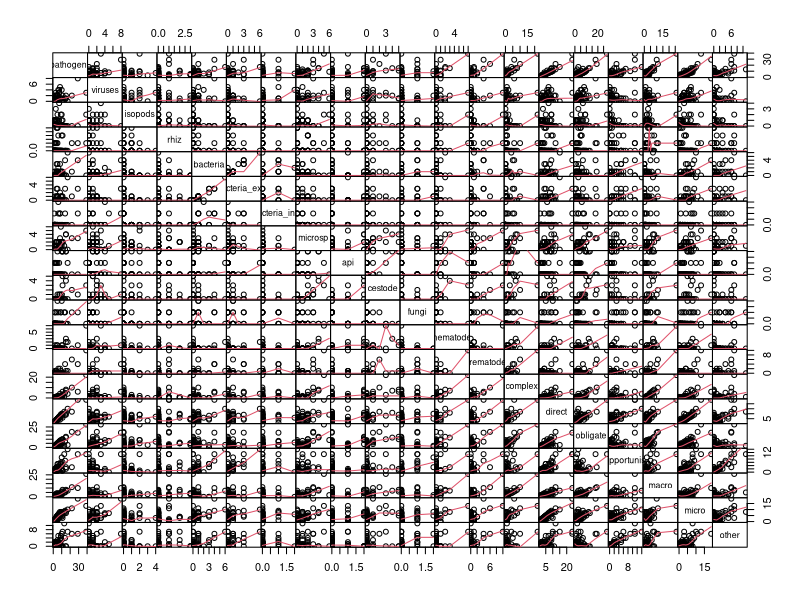
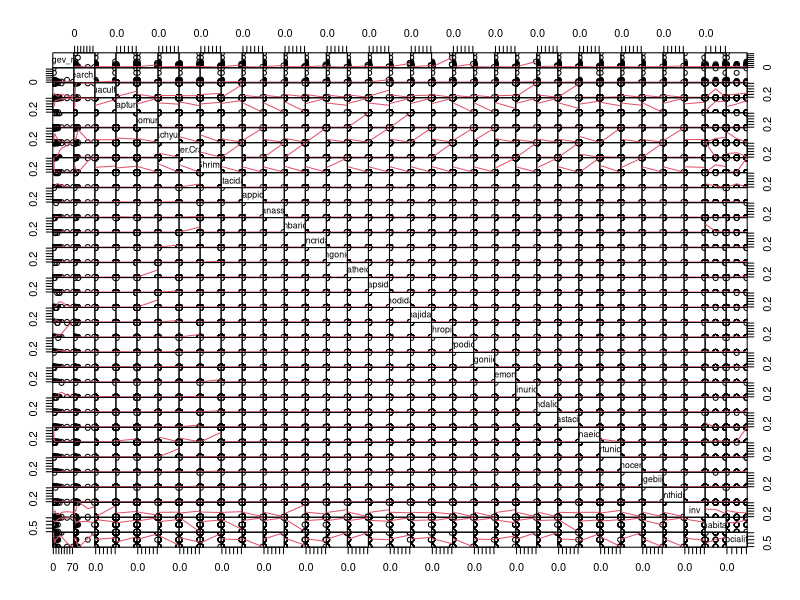
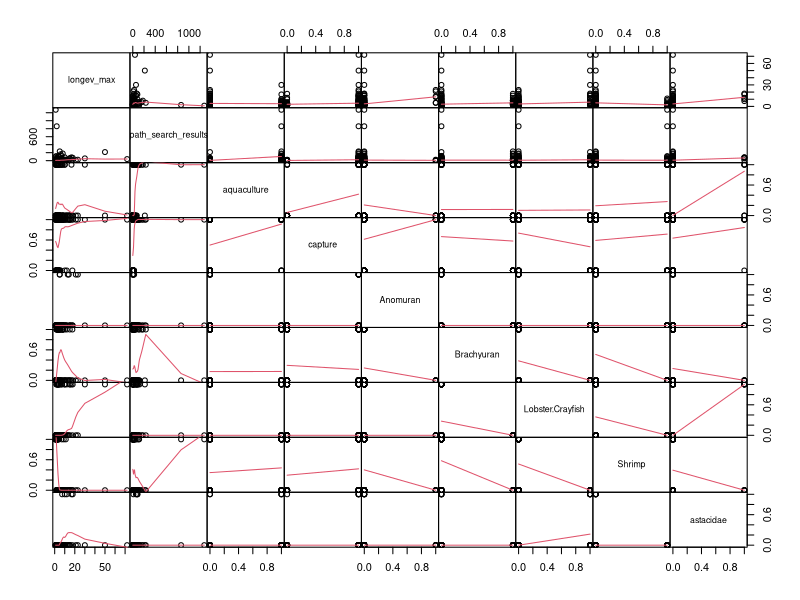
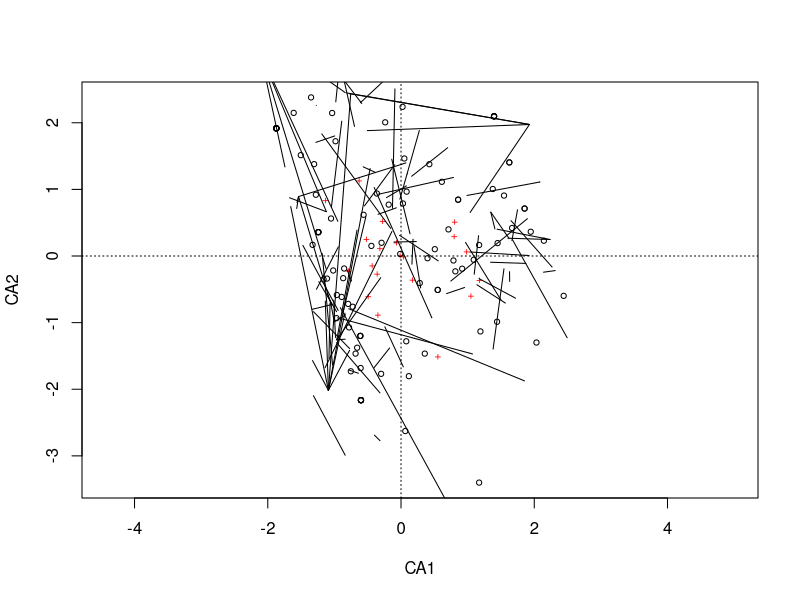
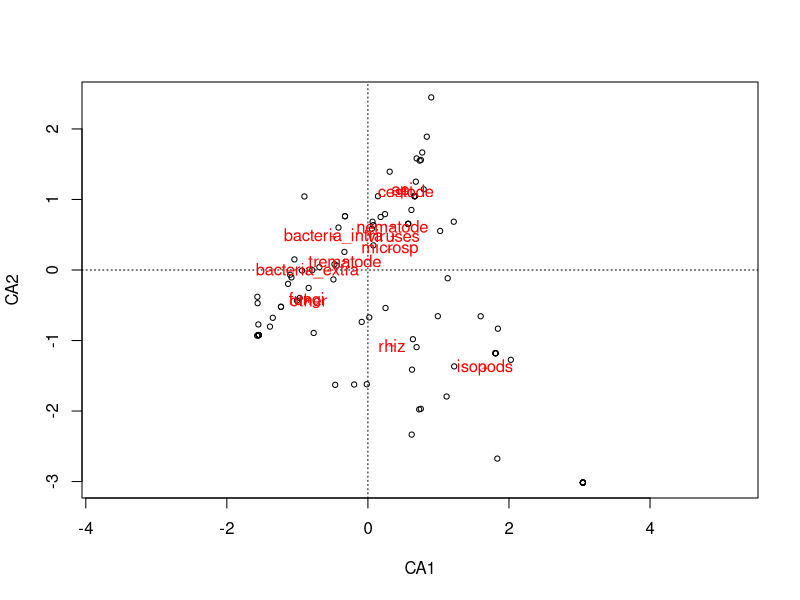
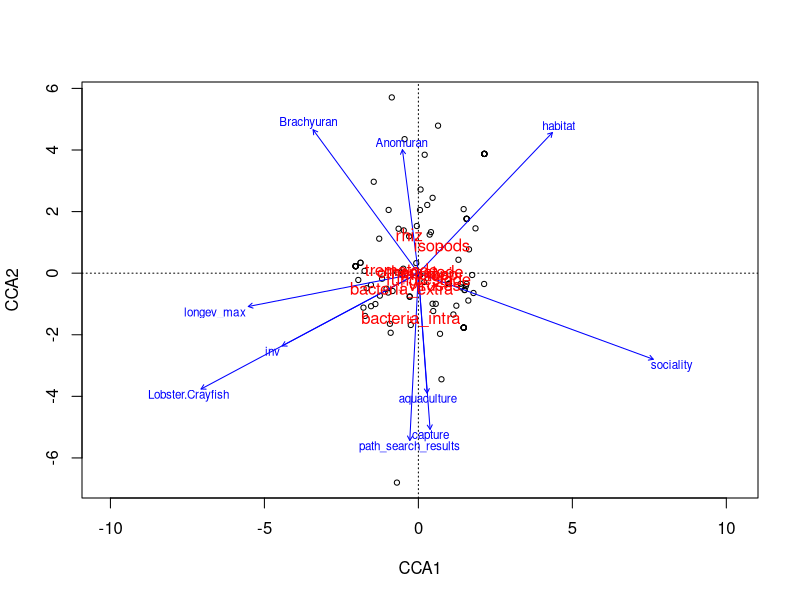
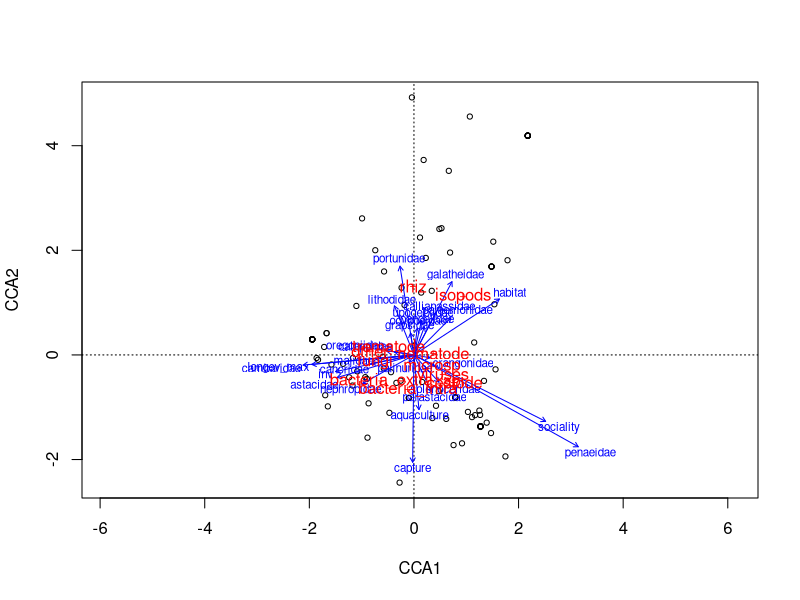
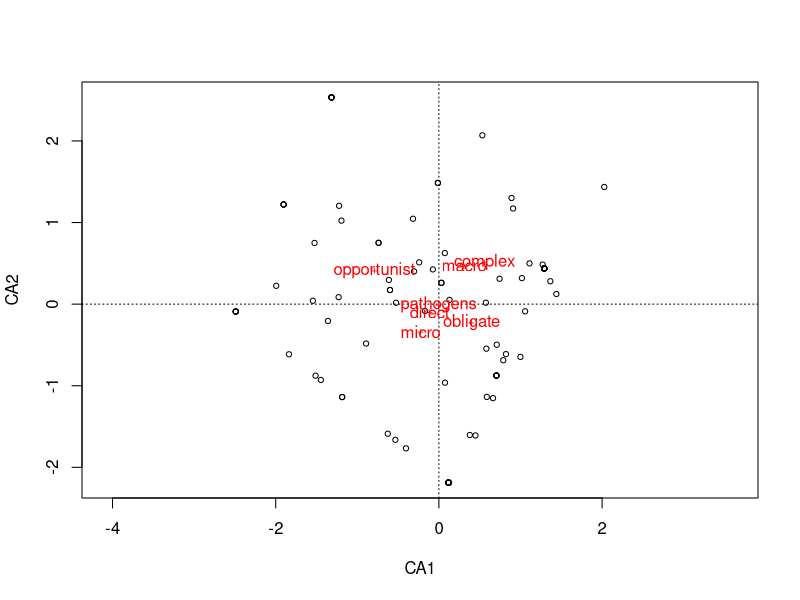

The R source for these figures, in order: (Note: this script raises an error after producing the figures.)
#Multivariate Analysis

library(vegan)
library(dplyr)

host_char <- read.csv("analyze_data/host_char_mult.csv")
host_path <- read.csv("analyze_data/host_path_mult.csv")
host_char_cat <- read.csv("analyze_data/host_char_mult_cat.csv")

#temporarily remove max_size_mm
host_char <- host_char %>% 
  select(-max_size_mm)
host_char_cat <- host_char_cat %>% 
  select(-max_size_mm)

#add num_other to host_path
num_all <- rowSums(host_path[,c(2:13)]) - rowSums(host_path[,c(6,7)])
host_path <- cbind(host_path,num_all) %>% 
  rowwise() %>% 
  mutate(other=pathogens-num_all) %>% 
  select(-num_all)

#separate datasets into useful components
#Host characteristics with all dummy vars
colnames(host_char)
host_type_char <- host_char %>% 
  select(1:8,31:33)

host_fam_char <- host_char %>% 
  select(1,3:4,9:33)

#Host char with host type and family as categorical
colnames(host_char_cat)
host_type_char2 <- host_char_cat %>% 
  select(2:8)

host_fam_char2 <- host_char_cat %>% 
  select(1,3:8)

#Host pathogen matrix
colnames(host_path)
host_path_biggrp <- host_path %>% 
  select(1,14:19)

host_path_smgrp <- host_path %>% 
  select(2:4,6:13,20)

##################
#look at depencies among variables
plot(host_path,gap=0,panel=panel.smooth)
plot(host_char,gap=0,panel=panel.smooth)
plot(host_char[1:9],gap=0,panel=panel.smooth)

#playing
a <- cca(host_path)
a
aa <- cca(host_path,host_char)
aa
plot(a)
ordispider(aa)
  
#######################
#Host char vars as dummy
#######################
########
#Host Type and Path Taxon
#Unconstrained
b <- cca(host_path_smgrp)
b
plot(b)
text(b,display="species",col="red")
#Constrained
bb <- cca(host_path_smgrp,host_type_char)
bb
plot(bb)
host_path_cols <- colnames(host_path_smgrp)
text(bb,display="species",col="red")

#########
#Host Fam and Path Taxon
#Constrained
cc <- cca(host_path_smgrp,host_fam_char)
cc
plot(cc)
text(cc,display="species",col="red")

###########
#Host type and path group
#Unconstrained
d <- cca(host_path_biggrp)
d
plot(d)
text(d,display="species",col="red")
#Constrained
dd <- cca(host_path_biggrp,host_type_char)
dd
plot(dd)
text(dd,display="species",col="red")

#######################
#Host char vars some categorical
#######################
#Host Type and Path Taxon
#Constrained
ee <- cca(host_path_smgrp,host_type_char2[2:7])
ee
plot(ee,scaling=-1) #scaling means species scores divided by sd so abundant and scarce species will be approximately as far away from origin
host_path_cols <- colnames(host_path_smgrp)
text(ee,display="species",col="black",scaling=-1)
colvec <- c("red","green","purple","orange")
spenvcor(ee) #species-environment correlation, which is the corr btw LC (constraints) and WA (sp scores) for each axis
plot(procrustes(b,ee)) #inspect to see if constraint help? not sure
plot(b)
plot(envfit(b,host_type_char2[2:7]))
#Constrained and conditioned
ee2 <- cca(host_path_smgrp~longev_max+aquaculture+capture+inv+habitat+
             Condition(path_search_results),host_type_char2)
plot(ee2)
ee2
with(host_type_char2,points(ee2,display="sites",col=colvec[host_type]),pch=21,
     bg=colvec[host_type])
with(host_type_char2,legend("topright",legend=levels(host_type),bty="n",
                            col=colvec,pch=21,pt.bg=colvec))

anova(ee2,perm.max=2000)
#Model building and choosing best model
ee1 <- cca(host_path_smgrp~.,host_type_char2[2:7]) #all env variables
ee0 <- cca(host_path_smgrp~1,host_type_char2[2:7]) #no env variables
ee1
ee0
ee_step <- step(ee0,scope=formula(ee1),test="perm")
ee_back <- step(ee1,test="perm") #simplifies the maximum model?
ee_ordi <- ordistep(ee0,scope=formula(ee1))
ee_ordi$anova #giving same variables each time, but not sure what I'm doing differently...
#variance inflation factor
##1 for completely indep variables and >10-20 for highly multicollinear
vif.cca(ee1)
vif.cca(ee_step)
vif.cca(ee_back)
#all are close to 1 and <2 so pretty independent
#significance testing
anova(ee_step) #whole model
anova(ee_step,by="term",permu=200) #by term
anova(ee_step,by="axis",perm=500) #test by axis, first 3 are significant


#Host Type and Path group
#Constrained
ff <- cca(host_path_biggrp,host_type_char2[2:7])
ff
plot(ff)
text(ff,display="species",col="black")
with(host_type_char2,points(ff,display="sites",col=colvec[host_type]),pch=21,
     bg=colvec[host_type])
with(host_type_char2,legend("topright",legend=levels(host_type),bty="n",
                            col=colvec,pch=21,pt.bg=colvec))

###################
#Cluster Analysis 
###################
dist <- vegdist(host_path)
head(dist)
par(mfrow=c(1,3))
#single linkage cluster
csin <- hclust(dist, method="single")
csin
plot(csin,hang=-1)
rect.hclust(csin, 4)
#complete linkage
ccom <- hclust(dist, method="complete")
plot(ccom, hang=-1)
rect.hclust(ccom, 4)
#average linkage
caver <- hclust(dist, method="aver")
plot(caver, hang=-1)
rect.hclust(caver, 4)
par(mfrow=c(1,1))
#moving forward with average linkage
cl <- cutree(caver, 4)
cl
table(cl)
#confusion matrix, lots of mismatches between methods
table(cl, cutree(ccom, 4))
table(cl, cutree(csin, 4))

####################
#Ordination
###################
ord <- cmdscale(dist)
head(ord)
ordiplot(ord)
#different ways of plotting the groups (do ordiplot first)
ordihull(ord, cl, lty=3) #for distinct, non-overlapping groups
ordiplot(ord)
ordispider(ord, cl, col="blue", label=TRUE) #for overlapping groups
ordiplot(ord)
ordiellipse(ord, cl, col="red") #if we're not interesting in indiv. point but averages and centroids
ordiplot(ord, dis="si")
ordihull(ord, cutree(caver, 3))
ordiplot(ord, dis="si")
ordicluster(ord, caver,prune=2) #i don't know what this is doing




#################
#ANOSIM & SIMPER
################
#host type
path_dist <- vegdist(host_path_smgrp)
path_ano <- anosim(path_dist,host_type_char2$host_type)
summary(path_ano)
plot(path_ano)

path_sim <- simper(host_path_smgrp,host_type_char2$host_type)
summary(path_sim)
#I still don't know which groups are significantly different

#habitat
hab_ano <- anosim(path_dist,host_type_char2$habitat)
summary(hab_ano)
#groups are similar R=0.01
